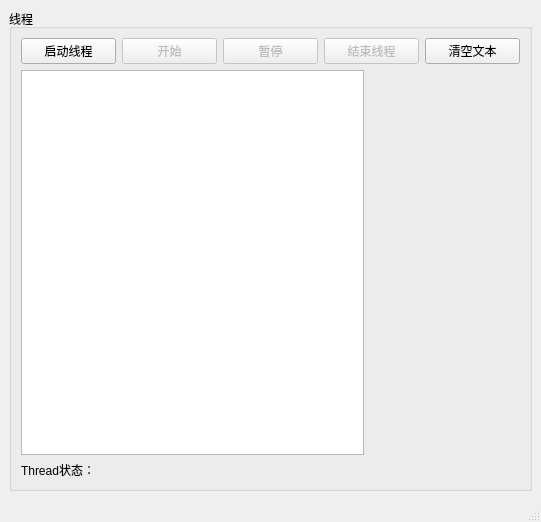
<?xml version="1.0" encoding="UTF-8"?>
<ui version="4.0">
 <class>MainWindow</class>
 <widget class="QMainWindow" name="MainWindow">
  <property name="geometry">
   <rect>
    <x>0</x>
    <y>0</y>
    <width>541</width>
    <height>522</height>
   </rect>
  </property>
  <property name="windowTitle">
   <string>MainWindow</string>
  </property>
  <widget class="QWidget" name="centralwidget">
   <layout class="QVBoxLayout" name="verticalLayout_2">
    <item>
     <widget class="QGroupBox" name="groupBox">
      <property name="title">
       <string>线程</string>
      </property>
      <layout class="QVBoxLayout" name="verticalLayout">
       <item>
        <layout class="QHBoxLayout" name="horizontalLayout">
         <item>
          <widget class="QPushButton" name="btnStartThread">
           <property name="text">
            <string>启动线程</string>
           </property>
          </widget>
         </item>
         <item>
          <widget class="QPushButton" name="btnDiceBegin">
           <property name="enabled">
            <bool>false</bool>
           </property>
           <property name="text">
            <string>开始</string>
           </property>
          </widget>
         </item>
         <item>
          <widget class="QPushButton" name="btnDiceEnd">
           <property name="enabled">
            <bool>false</bool>
           </property>
           <property name="text">
            <string>暂停</string>
           </property>
          </widget>
         </item>
         <item>
          <widget class="QPushButton" name="btnStopThread">
           <property name="enabled">
            <bool>false</bool>
           </property>
           <property name="text">
            <string>结束线程</string>
           </property>
          </widget>
         </item>
         <item>
          <widget class="QPushButton" name="btnClear">
           <property name="text">
            <string>清空文本</string>
           </property>
          </widget>
         </item>
        </layout>
       </item>
       <item>
        <layout class="QHBoxLayout" name="horizontalLayout_3">
         <item>
          <widget class="QPlainTextEdit" name="plainTextEdit"/>
         </item>
         <item>
          <widget class="QLabel" name="LabPic">
           <property name="minimumSize">
            <size>
             <width>150</width>
             <height>0</height>
            </size>
           </property>
           <property name="text">
            <string/>
           </property>
           <property name="pixmap">
            <pixmap>:/dice/images/d0.jpg</pixmap>
           </property>
          </widget>
         </item>
        </layout>
       </item>
       <item>
        <widget class="QLabel" name="LabA">
         <property name="text">
          <string>Thread状态：</string>
         </property>
        </widget>
       </item>
      </layout>
     </widget>
    </item>
   </layout>
  </widget>
  <widget class="QMenuBar" name="menubar">
   <property name="geometry">
    <rect>
     <x>0</x>
     <y>0</y>
     <width>541</width>
     <height>25</height>
    </rect>
   </property>
  </widget>
  <widget class="QStatusBar" name="statusbar"/>
 </widget>
 <resources/>
 <connections/>
</ui>
